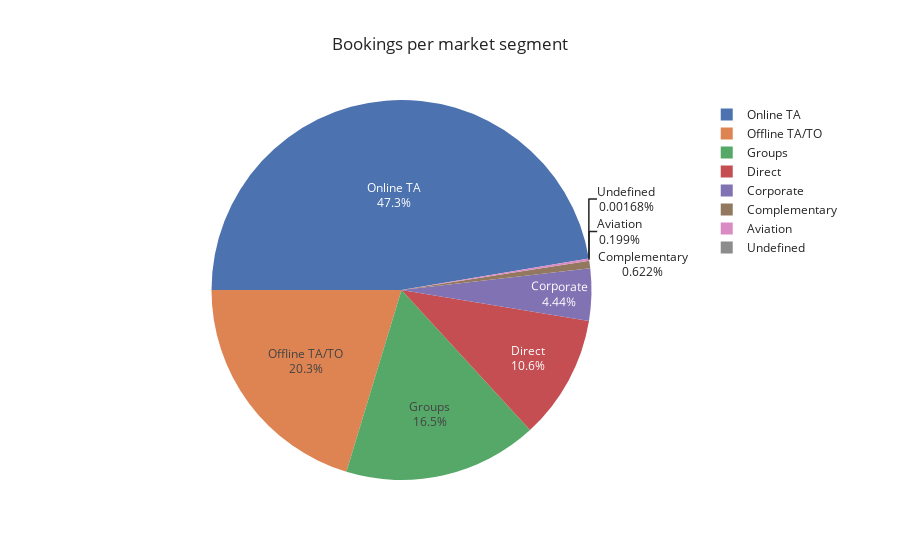

Notebook source saved alongside this figure:
### Markdown cell above
<h4>Bookings by market segment</h4>

### Code cell
# total bookings per market segment (incl. canceled)
segments=data_cln["market_segment"].value_counts()

# pie plot
fig = px.pie(segments,
             values=segments.values,
             names=segments.index,
             title="Bookings per market segment",
             template="seaborn")
fig.update_traces(rotation=-90, textinfo="percent+label")
fig.show()

### Figure 1 — Plotly figure (JSON) as saved in the notebook; plotly's stock layout.template omitted (floating-point values rounded to 4 significant figures)
{"data": [{"domain": {"x": [0, 1], "y": [0, 1]}, "hovertemplate": "index=%{label}<br>value=%{value}<extra></extra>", "labels": ["Online TA", "Offline TA/TO", "Groups", "Direct", "Corporate", "Complementary", "Aviation", "Undefined"], "legendgroup": "", "name": "", "rotation": -90, "showlegend": true, "textinfo": "percent+label", "type": "pie", "values": [56366, 24189, 19651, 12586, 5284, 741, 237, 2]}], "layout": {"legend": {"tracegroupgap": 0}, "title": {"text": "Bookings per market segment"}}}
